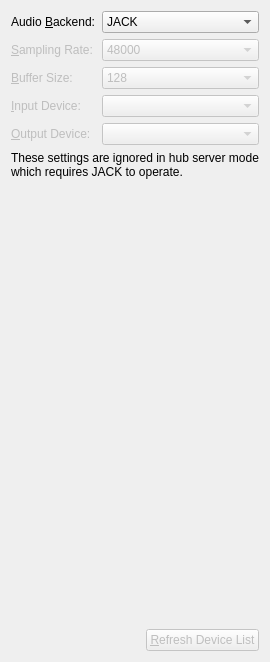
      <widget class="QWidget" name="backendTab">
       <attribute name="title">
        <string>Audio Backend</string>
       </attribute>
       <layout class="QGridLayout" name="gridLayout_11">
        <item row="9" column="0" colspan="2">
         <layout class="QHBoxLayout" name="deviceManagementLayout">
          <item>
           <spacer name="backendTabSpacer">
            <property name="orientation">
             <enum>Qt::Horizontal</enum>
            </property>
            <property name="sizeHint" stdset="0">
             <size>
              <width>40</width>
              <height>20</height>
             </size>
            </property>
           </spacer>
          </item>
          <item>
           <widget class="QPushButton" name="refreshDevicesButton">
            <property name="enabled">
             <bool>false</bool>
            </property>
            <property name="text">
             <string>&amp;Refresh Device List</string>
            </property>
           </widget>
          </item>
         </layout>
        </item>
        <item row="0" column="1">
         <widget class="QComboBox" name="backendComboBox">
          <property name="toolTip">
           <string>&lt;html&gt;&lt;head/&gt;&lt;body&gt;&lt;p&gt;Choose the audio backend to use. JACK is the default and is well tested, but requires the JACK audio server to be installed.&lt;/p&gt;&lt;p&gt;RtAudio is still a work in progress, but it works with your operating system's native audio drivers and requires no additional software.&lt;/p&gt;&lt;/body&gt;&lt;/html&gt;</string>
          </property>
          <item>
           <property name="text">
            <string>JACK</string>
           </property>
          </item>
          <item>
           <property name="text">
            <string>RtAudio</string>
           </property>
          </item>
         </widget>
        </item>
        <item row="3" column="1">
         <widget class="QComboBox" name="inputDeviceComboBox">
          <property name="enabled">
           <bool>false</bool>
          </property>
         </widget>
        </item>
        <item row="6" column="1">
         <spacer name="backendSpacer">
          <property name="orientation">
           <enum>Qt::Vertical</enum>
          </property>
          <property name="sizeHint" stdset="0">
           <size>
            <width>20</width>
            <height>444</height>
           </size>
          </property>
         </spacer>
        </item>
        <item row="3" column="0">
         <widget class="QLabel" name="inputDeviceLabel">
          <property name="enabled">
           <bool>false</bool>
          </property>
          <property name="sizePolicy">
           <sizepolicy hsizetype="Maximum" vsizetype="Preferred">
            <horstretch>0</horstretch>
            <verstretch>0</verstretch>
           </sizepolicy>
          </property>
          <property name="text">
           <string>&amp;Input Device:</string>
          </property>
          <property name="buddy">
           <cstring>inputDeviceComboBox</cstring>
          </property>
         </widget>
        </item>
        <item row="2" column="1">
         <widget class="QComboBox" name="bufferSizeComboBox">
          <property name="enabled">
           <bool>false</bool>
          </property>
          <property name="toolTip">
           <string>&lt;html&gt;&lt;head/&gt;&lt;body&gt;&lt;p&gt;Set the driver's buffer size to use with the RtAudio backend.&lt;/p&gt;&lt;/body&gt;&lt;/html&gt;</string>
          </property>
          <property name="currentIndex">
           <number>3</number>
          </property>
          <item>
           <property name="text">
            <string>16</string>
           </property>
          </item>
          <item>
           <property name="text">
            <string>32</string>
           </property>
          </item>
          <item>
           <property name="text">
            <string>64</string>
           </property>
          </item>
          <item>
           <property name="text">
            <string>128</string>
           </property>
          </item>
          <item>
           <property name="text">
            <string>256</string>
           </property>
          </item>
          <item>
           <property name="text">
            <string>512</string>
           </property>
          </item>
          <item>
           <property name="text">
            <string>1024</string>
           </property>
          </item>
         </widget>
        </item>
        <item row="0" column="0">
         <widget class="QLabel" name="backendLabel">
          <property name="sizePolicy">
           <sizepolicy hsizetype="Maximum" vsizetype="Preferred">
            <horstretch>0</horstretch>
            <verstretch>0</verstretch>
           </sizepolicy>
          </property>
          <property name="text">
           <string>Audio &amp;Backend:</string>
          </property>
          <property name="buddy">
           <cstring>backendComboBox</cstring>
          </property>
         </widget>
        </item>
        <item row="2" column="0">
         <widget class="QLabel" name="bufferSizeLabel">
          <property name="enabled">
           <bool>false</bool>
          </property>
          <property name="sizePolicy">
           <sizepolicy hsizetype="Maximum" vsizetype="Preferred">
            <horstretch>0</horstretch>
            <verstretch>0</verstretch>
           </sizepolicy>
          </property>
          <property name="text">
           <string>&amp;Buffer Size:</string>
          </property>
          <property name="buddy">
           <cstring>bufferSizeComboBox</cstring>
          </property>
         </widget>
        </item>
        <item row="1" column="1">
         <widget class="QComboBox" name="sampleRateComboBox">
          <property name="enabled">
           <bool>false</bool>
          </property>
          <property name="toolTip">
           <string>&lt;html&gt;&lt;head/&gt;&lt;body&gt;&lt;p&gt;Set the audio sample rate to use with the RtAudio backend. This setting should be the same on both ends of the connection.&lt;/p&gt;&lt;/body&gt;&lt;/html&gt;</string>
          </property>
          <property name="currentText">
           <string>48000</string>
          </property>
          <property name="currentIndex">
           <number>3</number>
          </property>
          <item>
           <property name="text">
            <string>22050</string>
           </property>
          </item>
          <item>
           <property name="text">
            <string>32000</string>
           </property>
          </item>
          <item>
           <property name="text">
            <string>44100</string>
           </property>
          </item>
          <item>
           <property name="text">
            <string>48000</string>
           </property>
          </item>
          <item>
           <property name="text">
            <string>88200</string>
           </property>
          </item>
          <item>
           <property name="text">
            <string>96000</string>
           </property>
          </item>
          <item>
           <property name="text">
            <string>192000</string>
           </property>
          </item>
         </widget>
        </item>
        <item row="1" column="0">
         <widget class="QLabel" name="sampleRateLabel">
          <property name="enabled">
           <bool>false</bool>
          </property>
          <property name="sizePolicy">
           <sizepolicy hsizetype="Maximum" vsizetype="Preferred">
            <horstretch>0</horstretch>
            <verstretch>0</verstretch>
           </sizepolicy>
          </property>
          <property name="text">
           <string>&amp;Sampling Rate:</string>
          </property>
          <property name="buddy">
           <cstring>sampleRateComboBox</cstring>
          </property>
         </widget>
        </item>
        <item row="4" column="0">
         <widget class="QLabel" name="outputDeviceLabel">
          <property name="enabled">
           <bool>false</bool>
          </property>
          <property name="sizePolicy">
           <sizepolicy hsizetype="Maximum" vsizetype="Preferred">
            <horstretch>0</horstretch>
            <verstretch>0</verstretch>
           </sizepolicy>
          </property>
          <property name="text">
           <string>&amp;Output Device:</string>
          </property>
          <property name="buddy">
           <cstring>outputDeviceComboBox</cstring>
          </property>
         </widget>
        </item>
        <item row="4" column="1">
         <widget class="QComboBox" name="outputDeviceComboBox">
          <property name="enabled">
           <bool>false</bool>
          </property>
         </widget>
        </item>
        <item row="5" column="0" colspan="2">
         <widget class="QLabel" name="backendWarningLabel">
          <property name="text">
           <string>These settings are ignored in hub server mode which requires JACK to operate.</string>
          </property>
          <property name="wordWrap">
           <bool>true</bool>
          </property>
         </widget>
        </item>
       </layout>
      </widget>
